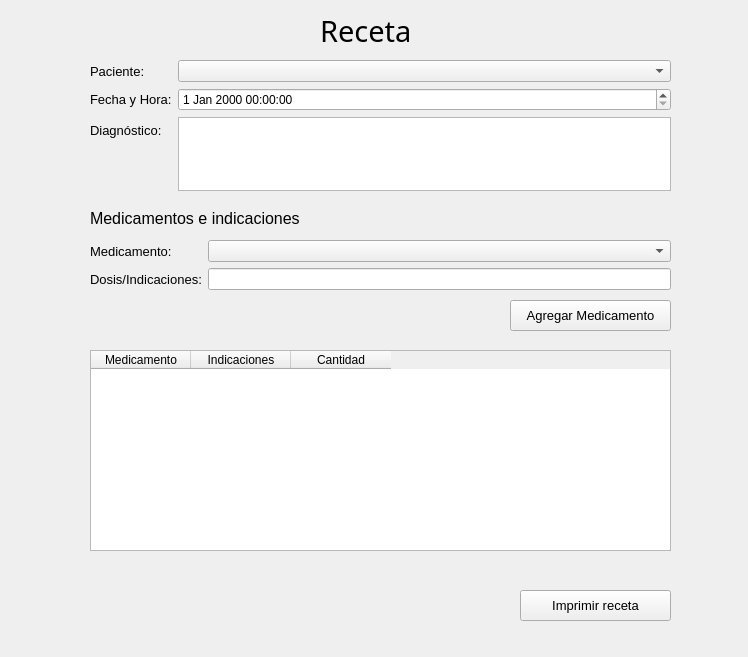
<?xml version="1.0" encoding="UTF-8"?>
<ui version="4.0">
 <class>Form</class>
 <widget class="QWidget" name="Form">
  <property name="geometry">
   <rect>
    <x>0</x>
    <y>0</y>
    <width>748</width>
    <height>657</height>
   </rect>
  </property>
  <property name="windowTitle">
   <string>Form</string>
  </property>
  <widget class="QLabel" name="label_2">
   <property name="geometry">
    <rect>
     <x>320</x>
     <y>10</y>
     <width>151</width>
     <height>41</height>
    </rect>
   </property>
   <property name="font">
    <font>
     <family>Montserrat</family>
     <pointsize>22</pointsize>
    </font>
   </property>
   <property name="text">
    <string>Receta</string>
   </property>
  </widget>
  <widget class="QWidget" name="formLayoutWidget">
   <property name="geometry">
    <rect>
     <x>90</x>
     <y>60</y>
     <width>581</width>
     <height>131</height>
    </rect>
   </property>
   <layout class="QFormLayout" name="formLayout">
    <item row="0" column="0">
     <widget class="QLabel" name="label">
      <property name="font">
       <font>
        <pointsize>10</pointsize>
       </font>
      </property>
      <property name="text">
       <string>Paciente:</string>
      </property>
     </widget>
    </item>
    <item row="1" column="0">
     <widget class="QLabel" name="label_3">
      <property name="font">
       <font>
        <pointsize>10</pointsize>
       </font>
      </property>
      <property name="text">
       <string>Fecha y Hora:</string>
      </property>
     </widget>
    </item>
    <item row="2" column="0">
     <widget class="QLabel" name="label_4">
      <property name="font">
       <font>
        <pointsize>10</pointsize>
       </font>
      </property>
      <property name="text">
       <string>Diagnóstico:</string>
      </property>
     </widget>
    </item>
    <item row="1" column="1">
     <widget class="QDateTimeEdit" name="dte_fecha_hora"/>
    </item>
    <item row="2" column="1">
     <widget class="QTextEdit" name="te_diagnostico"/>
    </item>
    <item row="0" column="1">
     <widget class="QComboBox" name="cb_paciente"/>
    </item>
   </layout>
  </widget>
  <widget class="QLabel" name="label_5">
   <property name="geometry">
    <rect>
     <x>90</x>
     <y>210</y>
     <width>261</width>
     <height>16</height>
    </rect>
   </property>
   <property name="font">
    <font>
     <pointsize>12</pointsize>
    </font>
   </property>
   <property name="text">
    <string>Medicamentos e indicaciones</string>
   </property>
  </widget>
  <widget class="QWidget" name="formLayoutWidget_2">
   <property name="geometry">
    <rect>
     <x>90</x>
     <y>240</y>
     <width>581</width>
     <height>61</height>
    </rect>
   </property>
   <layout class="QFormLayout" name="formLayout_2">
    <item row="0" column="0">
     <widget class="QLabel" name="label_6">
      <property name="font">
       <font>
        <pointsize>10</pointsize>
       </font>
      </property>
      <property name="text">
       <string>Medicamento:</string>
      </property>
     </widget>
    </item>
    <item row="0" column="1">
     <widget class="QComboBox" name="cb_medicamento"/>
    </item>
    <item row="1" column="0">
     <widget class="QLabel" name="label_7">
      <property name="font">
       <font>
        <pointsize>10</pointsize>
       </font>
      </property>
      <property name="text">
       <string>Dosis/Indicaciones:</string>
      </property>
     </widget>
    </item>
    <item row="1" column="1">
     <widget class="QLineEdit" name="le_indicaciones"/>
    </item>
   </layout>
  </widget>
  <widget class="QLabel" name="label_8">
   <property name="geometry">
    <rect>
     <x>280</x>
     <y>370</y>
     <width>47</width>
     <height>13</height>
    </rect>
   </property>
   <property name="text">
    <string/>
   </property>
  </widget>
  <widget class="QPushButton" name="pb_agregar_medicamento">
   <property name="geometry">
    <rect>
     <x>510</x>
     <y>300</y>
     <width>161</width>
     <height>31</height>
    </rect>
   </property>
   <property name="font">
    <font>
     <pointsize>10</pointsize>
    </font>
   </property>
   <property name="text">
    <string>Agregar Medicamento</string>
   </property>
  </widget>
  <widget class="QTableWidget" name="tw_medicamentos">
   <property name="geometry">
    <rect>
     <x>90</x>
     <y>350</y>
     <width>581</width>
     <height>201</height>
    </rect>
   </property>
   <column>
    <property name="text">
     <string>Medicamento</string>
    </property>
   </column>
   <column>
    <property name="text">
     <string>Indicaciones</string>
    </property>
   </column>
   <column>
    <property name="text">
     <string>Cantidad</string>
    </property>
   </column>
  </widget>
  <widget class="QPushButton" name="pb_imprimir_receta">
   <property name="geometry">
    <rect>
     <x>520</x>
     <y>590</y>
     <width>151</width>
     <height>31</height>
    </rect>
   </property>
   <property name="font">
    <font>
     <pointsize>10</pointsize>
    </font>
   </property>
   <property name="text">
    <string>Imprimir receta</string>
   </property>
  </widget>
 </widget>
 <resources/>
 <connections/>
</ui>
